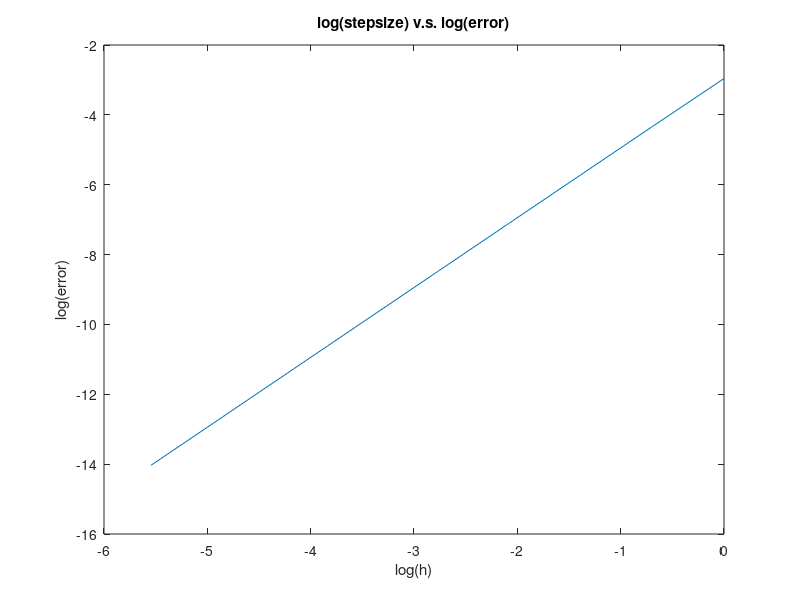

This chart was generated by the following MATLAB code:
%Composite Trapezoidal method for f(x) = exp(-x),and error analysis
f = @(x)exp(-x); 
a = 0; %lower bound
b = 1; %upper bound
n = 1; %initial # of steps
A = [];
B = [];

while n < 257; 
    h = (b-a)/n; %stepsize
    sum = 0; %initial sum term of quadrature
    for i = 1:n-1
        x(i) = a + i*h;
        sum = sum + f(x(i)); %computing sum term by incrementation
    end
    integral = h*(f(a) + 2*sum + f(b))/2; %quadrature formula to evaluate the integral
    stpsize = log(h);
    error = abs(1 - exp(-1) - integral);
    log_error = log(abs(1 - exp(-1) - integral));
    fprintf('n=%d h=%.5f integral=%.6f stepsize=%.6f error=%.6f\n',n,h,integral,stpsize,error);
    n = n * 2;  %increment # of step
    newStepSize = log(h);
    newLogError = log(error);
    A(end+1) = newStepSize;
    B(end+1) = newLogError;
end

plot(A,B);
title('log(stepsize) v.s. log(error)');
xlabel('log(h)') % x-axis label
ylabel('log(error)') % y-axis label
